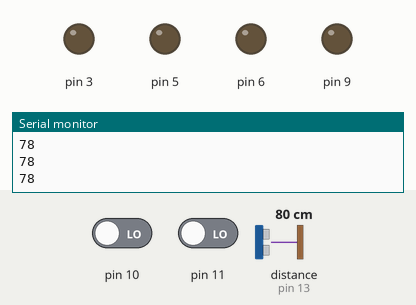
Simulated run of this sketch. Board: Arduino Uno, built with avr-gcc and run on an emulated ATmega328P. Parts: output pins drawn as LEDs (lit = HIGH), the last lines printed to the serial monitor. Wiring (inferred from the names in the program): ultrasonic range finder: trigger pin 12; echo pin 13. The test bench sets the inputs (shaded band); at power-on: pin 11 LOW, pin 10 LOW, distance to the obstacle (sensor on pin 13) 80 cm. The echo pulse lasts 58.3 µs per cm; pins used as bus, display or sensor lines are not drawn.

Above: at 1.2 s.
1.3 s: pin 11 driven HIGH
At 2.5 s:
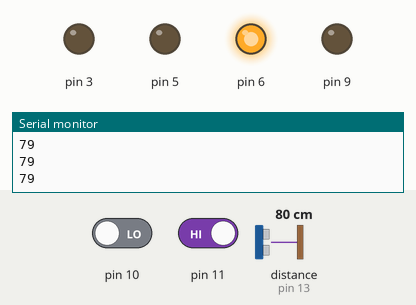
2.8 s: pin 10 driven HIGH
At 3.8 s:
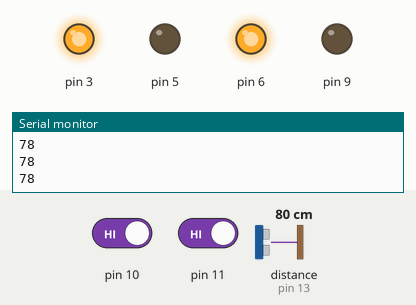
4.3 s: distance to the obstacle (sensor on pin 13) set to 100 cm
5.8 s: distance to the obstacle (sensor on pin 13) set to 108 cm
At 6.1 s:
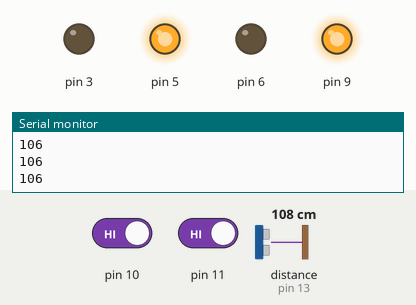
7.3 s: pin 11 driven LOW
At 7.6 s:
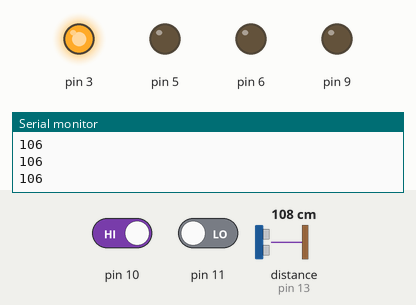
8.8 s: pin 10 driven LOW
At 9.6 s:
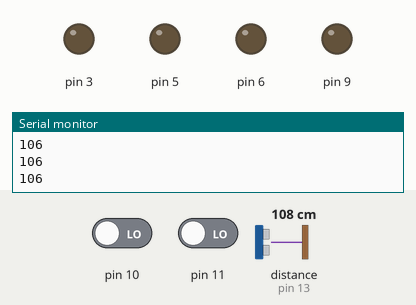
Timing chart, 0 to 11.3 s (numbered marks = the images above; inputs shaded):
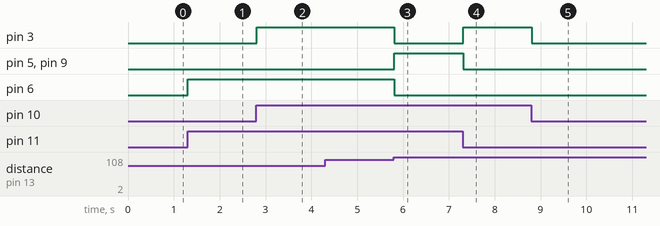

Measured:
- the behaviour switches between 102 and 103 cm on distance to the obstacle (sensor on pin 13) (found by bisection; images 2 and 3)
- after the input at 1.3 s, pin 6: LOW → HIGH at once
- after the input at 2.8 s, pin 3: LOW → HIGH at once
- after the input at 5.8 s, pin 3, pin 6: HIGH → LOW at once; pin 5, pin 9: LOW → HIGH at once
- after the input at 7.3 s, pin 3: LOW → HIGH at once; pin 5, pin 9: HIGH → LOW at once
- after the input at 8.8 s, pin 3: HIGH → LOW at once

The sketch:

Edge_Detection_Robot.ino
```cpp
#define trigPin 12
#define echoPin 13


void setup() {
pinMode(3,OUTPUT);
pinMode(5,OUTPUT);
pinMode(6,OUTPUT);
pinMode(9,OUTPUT);
pinMode(10,INPUT);
pinMode(11,INPUT);
pinMode(trigPin, OUTPUT);//Set I/o Mode
pinMode(echoPin, INPUT);
Serial.begin(9600);
}


long duration, distance;

void loop() {
int Left_IR=digitalRead(10);
int Right_IR=digitalRead(11);

digitalWrite(trigPin, LOW);
delayMicroseconds(2);//Delay 2micro sec
digitalWrite(trigPin, HIGH);
delayMicroseconds(2);//Delay 2micro sec
digitalWrite(trigPin, LOW);

duration = pulseIn(echoPin, HIGH);
distance= duration*0.034/2;
Serial.println(distance);


 if(Left_IR==HIGH&&Right_IR==HIGH)
 {if(distance>100)
{
  Serial.println(distance);
digitalWrite(3,LOW);
digitalWrite(6,LOW);
digitalWrite(5,HIGH);
digitalWrite(9,HIGH);
  }
else
{
digitalWrite(3,HIGH);
digitalWrite(6,HIGH);
digitalWrite(5,LOW);
digitalWrite(9,LOW);
  }
  }
else if(Left_IR==LOW&& Right_IR==HIGH)
{
digitalWrite(3,LOW);
digitalWrite(5,LOW);
digitalWrite(6,HIGH);
digitalWrite(9,LOW);
}
else if(Left_IR==HIGH&&Right_IR==LOW)
{
  digitalWrite(3,HIGH);
 digitalWrite(6,LOW);
 digitalWrite(5,LOW);
digitalWrite(9,LOW);
}
else
{
digitalWrite(3,LOW);
digitalWrite(6,LOW);
digitalWrite(5,LOW);
digitalWrite(9,LOW);
}

}
```
